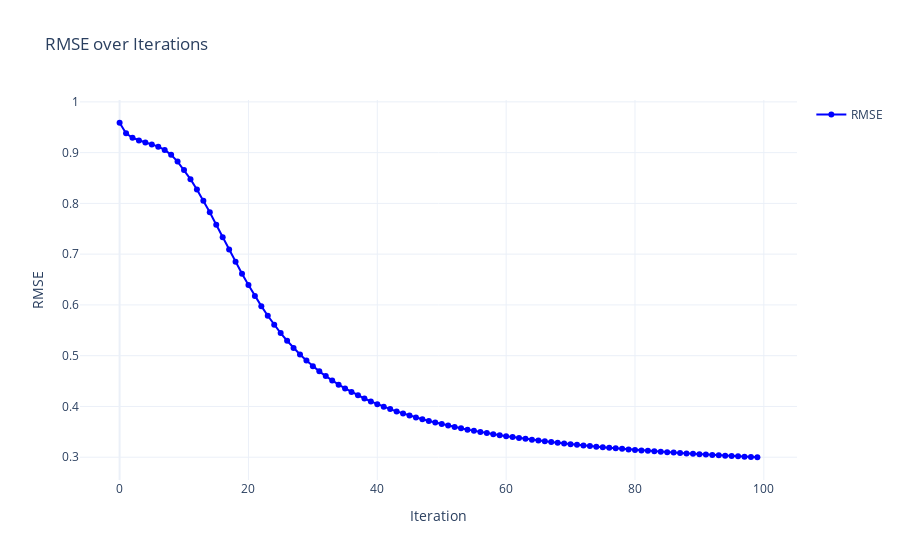

Source (notebook cell):
### Markdown cell above
## With this parameters : - 

K (Number of latent factors): 50

alpha (Learning rate): 0.01

beta (Regularization parameter): 0.01

iterations: 100

### Code cell
import plotly.graph_objects as go

# Extract iteration numbers and RMSE values
iterations = [x[0] for x in training_process]
errors = [x[1] for x in training_process]

# Create the plot
fig = go.Figure()

# Add a line plot
fig.add_trace(go.Scatter(
    x=iterations,
    y=errors,
    mode='lines+markers',
    name='RMSE',
    line=dict(color='blue'),
    marker=dict(symbol='circle')
))

# Update layout
fig.update_layout(
    title='RMSE over Iterations',
    xaxis_title='Iteration',
    yaxis_title='RMSE',
    template='plotly_white',
    showlegend=True
)

# Show the plot
fig.show()

### Figure 1 — Plotly figure (JSON) as saved in the notebook; plotly's stock layout.template omitted (floating-point values rounded to 4 significant figures)
{"data": [{"line": {"color": "blue"}, "marker": {"symbol": "circle"}, "mode": "lines+markers", "name": "RMSE", "type": "scatter", "x": [0, 1, 2, 3, 4, 5, 6, 7, 8, 9, 10, 11, 12, 13, 14, 15, 16, 17, 18, 19, 20, 21, 22, 23, 24, 25, 26, 27, 28, 29, 30, 31, 32, 33, 34, 35, 36, 37, 38, 39, 40, 41, 42, 43, 44, 45, 46, 47, 48, 49, 50, 51, 52, 53, 54, 55, 56, 57, 58, 59, 60, 61, 62, 63, 64, 65, 66, 67, 68, 69, 70, 71, 72, 73, 74, 75, 76, 77, 78, 79, 80, 81, 82, 83, 84, 85, 86, 87, 88, 89, 90, 91, 92, 93, 94, 95, 96, 97, 98, 99], "y": [0.9589, 0.9382, 0.9293, 0.9239, 0.9199, 0.9162, 0.9117, 0.9053, 0.8957, 0.8823, 0.866, 0.8477, 0.8274, 0.8053, 0.7824, 0.7581, 0.7335, 0.7092, 0.685, 0.6615, 0.6391, 0.6177, 0.5976, 0.5787, 0.561, 0.5446, 0.5295, 0.5153, 0.5024, 0.4905, 0.4794, 0.4691, 0.4598, 0.451, 0.4429, 0.4354, 0.4283, 0.4218, 0.4157, 0.4099, 0.4045, 0.3995, 0.3947, 0.3903, 0.386, 0.382, 0.3783, 0.3748, 0.3714, 0.3683, 0.3652, 0.3624, 0.3596, 0.3569, 0.3543, 0.3519, 0.3497, 0.3475, 0.3454, 0.3435, 0.3415, 0.3397, 0.3378, 0.3362, 0.3345, 0.3329, 0.3314, 0.3299, 0.3284, 0.327, 0.3257, 0.3244, 0.3231, 0.3219, 0.3207, 0.3197, 0.3186, 0.3175, 0.3164, 0.3154, 0.3144, 0.3134, 0.3125, 0.3116, 0.3107, 0.3099, 0.309, 0.3082, 0.3074, 0.3067, 0.306, 0.3052, 0.3045, 0.3037, 0.3031, 0.3024, 0.3017, 0.301, 0.3005, 0.2999]}], "layout": {"autosize": true, "showlegend": true, "title": {"text": "RMSE over Iterations"}, "xaxis": {"autorange": true, "range": [-6.004, 105.0], "title": {"text": "Iteration"}, "type": "linear"}, "yaxis": {"autorange": true, "range": [0.2455, 1.013], "title": {"text": "RMSE"}, "type": "linear"}}}
